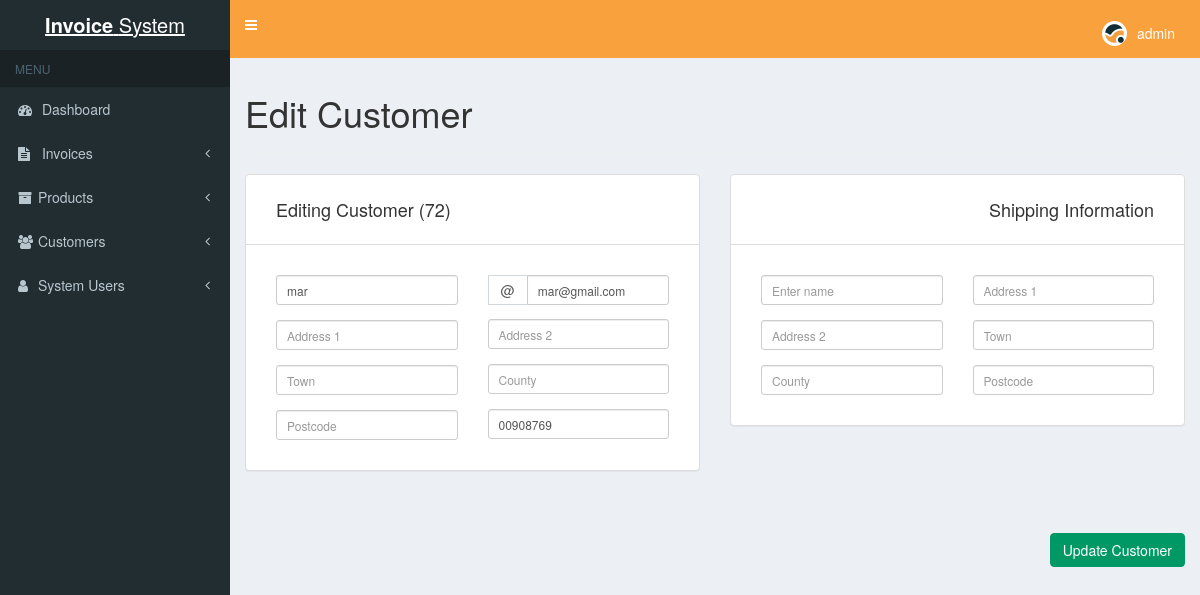
/customer-edit.php?id=72 (signed in), run on the app's committed database.
### tables this page shows
CREATE TABLE `store_customers` (
  `id` int NOT NULL,
  `name` varchar(255) NOT NULL,
  `email` varchar(255) NOT NULL,
  `phone` varchar(100) NOT NULL
);

### customer-edit.php (the view, shortened to what this page needs)
<?php
include('header.php');
$getID = $_GET['id'];
$mysqli = new mysqli(DATABASE_HOST, DATABASE_USER, DATABASE_PASS, DATABASE_NAME);
$query = "SELECT * FROM store_customers WHERE id = '" . $mysqli->real_escape_string($getID) . "'";
$result = mysqli_query($mysqli, $query);
if($result) {
	while ($row = mysqli_fetch_assoc($result)) {
		$customer_name = $row['name'];
		$customer_email = $row['email'];
		$customer_address_1 = $row['address_1'];
		$customer_address_2 = $row['address_2'];
		$customer_town = $row['town'];
		$customer_county = $row['county'];
		$customer_postcode = $row['postcode'];
		$customer_phone = $row['phone'];
		$customer_name_ship = $row['name_ship'];
		$customer_address_1_ship = $row['address_1_ship'];
		$customer_address_2_ship = $row['address_2_ship'];
		$customer_town_ship = $row['town_ship'];
		$customer_county_ship = $row['county_ship'];
		$customer_postcode_ship = $row['postcode_ship'];
	}
}
?>
<h1>Edit Customer</h1>
<hr>
<form method="post" id="update_customer">
	<div class="row">
		<div class="col-xs-6">
			<div class="panel panel-default">
				<div class="panel-heading">
					<h4>Editing Customer (<?php echo $getID; ?>)</h4>
				</div>
				<div class="panel-body form-group form-group-sm">
					<div class="row">
						<div class="col-xs-6">
							<div class="form-group">
								<input type="text" class="form-control margin-bottom copy-input required" name="customer_name" id="customer_name" placeholder="Enter name" tabindex="1" value="<?php echo $customer_name; ?>">
							</div>
							<div class="form-group">
								<input type="text" class="form-control margin-bottom copy-input required" name="customer_address_1" id="customer_address_1" placeholder="Address 1" tabindex="3" value="<?php echo $customer_address_1; ?>">
							</div>
							<div class="form-group">
								<input type="text" class="form-control margin-bottom copy-input required" name="customer_town" id="customer_town" placeholder="Town" tabindex="5" value="<?php echo $customer_town; ?>">
							</div>
							<div class="form-group no-margin-bottom">
								<input type="text" class="form-control copy-input required" name="customer_postcode" id="customer_postcode" placeholder="Postcode" tabindex="7" value="<?php echo $customer_postcode; ?>">
							</div>
						</div>
						<div class="col-xs-6">
							<div class="input-group float-right margin-bottom">
								<span class="input-group-addon">@</span>
								<input type="email" class="form-control copy-input required" name="customer_email" id="customer_email" placeholder="E-mail address" aria-describedby="sizing-addon1" tabindex="2" value="<?php echo $customer_email; ?>">
							</div>
						    <div class="form-group">
						    	<input type="text" class="form-control margin-bottom copy-input" name="customer_address_2" id="customer_address_2" placeholder="Address 2" tabindex="4" value="<?php echo $customer_address_2; ?>">
						    </div>
						    <div class="form-group">
						    	<input type="text" class="form-control margin-bottom copy-input required" name="customer_county" id="customer_county" placeholder="County" tabindex="6" value="<?php echo $customer_county; ?>">
						    </div>
						    <div class="form-group no-margin-bottom">
						    	<input type="text" class="form-control required" name="customer_phone" id="invoice_phone" placeholder="Phone number" tabindex="8" value="<?php echo $customer_phone; ?>">
							</div>
						</div>
					</div>
				</div>
			</div>
		</div>
		<div class="col-xs-6 text-right">
			<div class="panel panel-default">
				<div class="panel-heading">
					<h4>Shipping Information</h4>
				</div>
				<div class="panel-body form-group form-group-sm">
					<div class="row">
						<div class="col-xs-6">
							<div class="form-group">
								<input type="text" class="form-control margin-bottom required" name="customer_name_ship" id="customer_name_ship" placeholder="Enter name" tabindex="9" value="<?php echo $customer_name_ship; ?>">
							</div>
							<div class="form-group">
								<input type="text" class="form-control margin-bottom" name="customer_address_2_ship" id="customer_address_2_ship" placeholder="Address 2" tabindex="11" value="<?php echo $customer_address_2_ship; ?>">
							</div>
							<div class="form-group no-margin-bottom">
								<input type="text" class="form-control required" name="customer_county_ship" id="customer_county_ship" placeholder="County" tabindex="13" value="<?php echo $customer_county_ship; ?>">
							</div>
						</div>
						<div class="col-xs-6">
							<div class="form-group">
						    	<input type="text" class="form-control margin-bottom required" name="customer_address_1_ship" id="customer_address_1_ship" placeholder="Address 1" tabindex="10" value="<?php echo $customer_address_1_ship; ?>">
							</div>
							<div class="form-group">
								<input type="text" class="form-control margin-bottom required" name="customer_town_ship" id="customer_town_ship" placeholder="Town" tabindex="12" value="<?php echo $customer_town_ship; ?>">
						    </div>
						    <div class="form-group no-margin-bottom">
						    	<input type="text" class="form-control required" name="customer_postcode_ship" id="customer_postcode_ship" placeholder="Postcode" tabindex="14" value="<?php echo $customer_postcode_ship; ?>">
							</div>
						</div>
					</div>
				</div>
			</div>
		</div>
	</div>
	<div class="row">
		<div class="col-xs-12 margin-top btn-group">
			<input type="submit" id="action_update_customer" class="btn btn-success float-right" value="Update Customer" data-loading-text="Updating...">
		</div>
	</div>
</form>
<?php
	include('footer.php');
?>

### css/styles.css (style rules this page uses)
body { padding: 0; }
.btn-success { background-color: #009966; border-color: #009966; }
.panel-body { padding: 30px 30px 15px 30px; }
.panel-heading { padding: 15px 30px 15px 30px; }
.float-right { float: right !important; }
.margin-bottom { margin-bottom: 1em; }
.margin-top { margin-top: 3em; }
.no-margin-bottom { margin-bottom: 0; }

### data on the page
store_customers: customer_name "mar", customer_email "mar@gmail.com", customer_phone "00908769"

### other printed values
$_SESSION['login_username'] "admin"
$getID "72"
